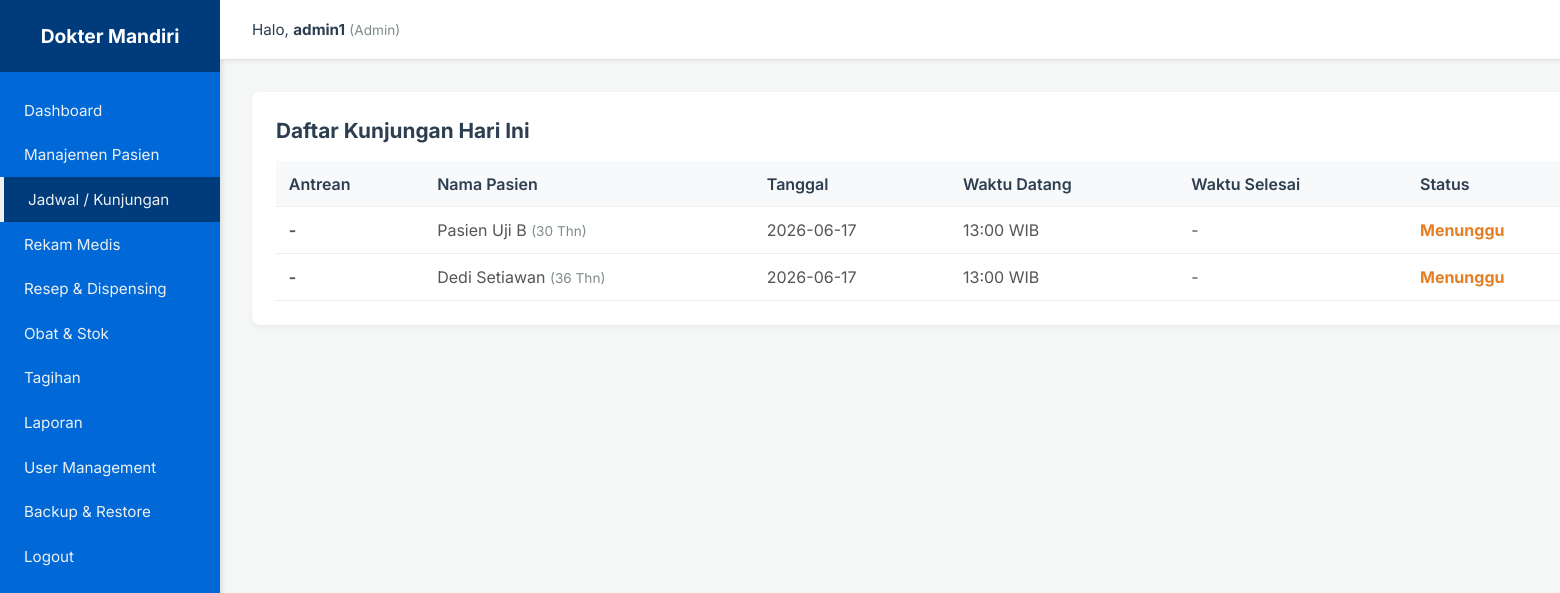
The page /klinik-mandiri/views/kunjungan.php (signed in) on the database its author committed.
### tables this page shows
CREATE TABLE Kunjungan (
    visit_id INT PRIMARY KEY AUTO_INCREMENT,
    tgl_kunjungan DATE NOT NULL,
    jenis_layanan VARCHAR(50),
    antrian_no INT,
    waktu_datang DATETIME,
    waktu_selesai DATETIME,
    status VARCHAR(50),
    patient_id INT NOT NULL,
    doctor_id INT,
    FOREIGN KEY (patient_id) REFERENCES Pasien(patient_id) ON DELETE CASCADE,
    FOREIGN KEY (doctor_id) REFERENCES Dokter(doctor_id) ON DELETE SET NULL
);

CREATE TABLE Pasien (
    patient_id INT PRIMARY KEY AUTO_INCREMENT,
    nik VARCHAR(16) UNIQUE NOT NULL,
    nama VARCHAR(100) NOT NULL,
    tgl_lahir DATE NOT NULL,
    jenis_kelamin ENUM('L', 'P') NOT NULL,
    alamat TEXT,
    no_telpon VARCHAR(20),
    email VARCHAR(100),
    kontak_darurat VARCHAR(50),
    asuransi_id VARCHAR(50),

    CONSTRAINT chk_nik
    CHECK (CHAR_LENGTH(nik)=16)
);

### klinik-mandiri/views/kunjungan.php (the view, shortened to what this page needs)
<?php
$role_aktif = isset($_SESSION['role']) ? $_SESSION['role'] : 'Pengguna';
include '../config/koneksi.php';
$db = isset($koneksi) ? $koneksi : $GLOBALS['koneksi'];
$daftar_kunjungan = [];
try {
    if (isset($db)) {
        $query = $db->prepare("SELECT
                                    k.visit_id,
                                    k.antrian_no AS nomor_antrean,
                                    p.nama AS nama_lengkap,
                                    DATE_FORMAT(k.waktu_datang, '%H:%i') AS waktu_datang,
                                    k.status,
                                    k.tgl_kunjungan,
                                    DATE_FORMAT(k.waktu_selesai, '%H:%i') AS waktu_selesai,
                                    fn_hitung_usia(k.patient_id) AS usia
                                FROM Kunjungan k
                                JOIN Pasien p ON k.patient_id = p.patient_id
                                WHERE k.tgl_kunjungan = CURDATE()
                                ORDER BY k.antrian_no ASC");
        $query->execute();
        $daftar_kunjungan = $query->fetchAll(PDO::FETCH_ASSOC);
    }
} catch (PDOException $e) {
    error_log("Database Error pada kunjungan.php: " . $e->getMessage());
    $error_message = "Gagal memuat daftar kunjungan hari ini.";
    $daftar_kunjungan = [];
}
?>
<!DOCTYPE html>
<html lang="id">
<head>
    <link rel="stylesheet" href="../assets/style.css">
</head>
<body>
    <div class="app-container">
        <aside class="sidebar">
            <div class="sidebar-header">Dokter Mandiri</div>
            <ul class="sidebar-menu">
                <li><a href="dashboard.php">Dashboard</a></li>
                <li><a href="pasien.php">Manajemen Pasien</a></li>
                <li><a href="kunjungan.php" class="active">Jadwal / Kunjungan</a></li>
                <?php if($role_aktif == 'Admin' || $role_aktif == 'Dokter'): ?>
                    <li><a href="rekam_medis.php">Rekam Medis</a></li>
                    <li><a href="resep.php">Resep & Dispensing</a></li>
                <?php endif; ?>
                <?php if($role_aktif == 'Admin' || $role_aktif == 'Apoteker'): ?>
                    <li><a href="obat.php">Obat & Stok</a></li>
                <?php endif; ?>
                <?php if($role_aktif == 'Admin' || $role_aktif == 'Resepsionis'): ?>
                    <li><a href="tagihan.php">Tagihan</a></li>
                <?php endif; ?>
                <li><a href="laporan.php">Laporan</a></li>
                <?php if($role_aktif == 'Admin'): ?>
                    <li><a href="users.php">User Management</a></li>
                    <li><a href="utility.php">Backup & Restore</a></li>
                <?php endif; ?>
                <li><a href="#" onclick="logout(); return false;">Logout</a></li>
            </ul>
        </aside>
        <div class="main-content">
            <header class="topbar">
                <div>Halo, <strong id="userDisplay"><?= htmlspecialchars($_SESSION['username']); ?></strong> <span style="font-size: 0.85rem; color: #7f8c8d;">(<?= htmlspecialchars($role_aktif); ?>)</span></div>
            </header>
            <main class="content-area">
                <div class="table-container patient-scroll-box">
                    <div class="table-header">
                        <h2>Daftar Kunjungan Hari Ini</h2>
                    </div>
                    <table>
                        <thead>
                            <tr>
                                <th>Antrean</th>
                                <th>Nama Pasien</th>
                                <th>Tanggal</th>
                                <th>Waktu Datang</th>
                                <th>Waktu Selesai</th>
                                <th>Status</th>
                            </tr>
                        </thead>
                        <tbody>
                            <?php if (!empty($daftar_kunjungan)): ?>
                                <?php foreach ($daftar_kunjungan as $kunj): ?>
                                    <tr>
                                        <td><strong><?= htmlspecialchars($kunj['nomor_antrean'] ?? '-'); ?></strong></td>
                                        <td>
                                            <?= htmlspecialchars($kunj['nama_lengkap']); ?>
                                            <span style="font-size: 0.85rem; color: #7f8c8d;">(<?= htmlspecialchars($kunj['usia'] ?? '0'); ?> Thn)</span>
                                        </td>
                                        <td><?= htmlspecialchars($kunj['tgl_kunjungan'] ?? '-'); ?></td>
                                        <td><?= htmlspecialchars($kunj['waktu_datang'] ?? '--:--'); ?> WIB</td>
                                        <td><?= !empty($kunj['waktu_selesai']) ? htmlspecialchars($kunj['waktu_selesai']) . ' WIB' : '-'; ?></td>
                                        <td>
                                            <?php if (in_array($kunj['status'], ['Selesai', 'Selesai Diperiksa'])): ?>
                                                <span style="color: #27ae60; font-weight: bold;"><?= htmlspecialchars($kunj['status']); ?></span>
                                            <?php elseif ($kunj['status'] === 'Batal'): ?>
                                                <span style="color: #c0392b; font-weight: bold;"><?= htmlspecialchars($kunj['status']); ?></span>
                                            <?php else: ?>
                                                <span style="color: #e67e22; font-weight: bold;"><?= htmlspecialchars($kunj['status']); ?></span>
                                            <?php endif; ?>
                                        </td>
                                    </tr>
                                <?php endforeach; ?>
                            <?php endif; ?>
                        </tbody>
                    </table>
                </div>
            </main>
        </div>
    </div>
</body>
</html>

### klinik-mandiri/assets/style.css (style rules this page uses)
* { margin: 0; padding: 0; box-sizing: border-box; font-family: 'Inter', sans-serif; }
body { background-color: #f4f7f6; color: #333; }
.app-container { display: flex; min-height: 100vh; }
.sidebar { width: 220px; background-color: #0068d7; color: #fff; display: flex; flex-direction: column; box-shadow: 2px 0 5px rgba(0, 0, 0, 0.1); }
.sidebar-header { padding: 1.5rem; background-color: #003c7c; text-align: center; font-weight: bold; font-size: 1.2rem; }
.sidebar-menu { list-style: none; padding: 1rem 0; overflow-y: auto; }
.sidebar-menu li a { color: #ecf0f1; text-decoration: none; padding: 0.8rem 1.5rem; display: block; transition: 0.2s; font-size: 0.95rem; }
.sidebar-menu li a:hover, .sidebar-menu li a.active { background-color: #003c7c; border-left: 4px solid #ecf0f1; padding-left: 1.5rem; }
.main-content { flex: 1; display: flex; flex-direction: column; }
.topbar { background-color: #fff; height: 60px; display: flex; justify-content: space-between; align-items: center; padding: 0 2rem; box-shadow: 0 2px 4px rgba(0,0,0,0.05); border-bottom: 1px solid #e0e0e0; }
.topbar div { font-size: 0.95rem; color: #2c3e50; }
.content-area { padding: 2rem; flex: 1; overflow-y: auto; }
.table-container { background: #fff; padding: 1.5rem; border-radius: 8px; box-shadow: 0 2px 5px rgba(0,0,0,0.05); margin-bottom: 1.5rem; }
.table-header { display: flex; justify-content: space-between; align-items: center; margin-bottom: 1rem; }
.table-header h2 { font-size: 1.3rem; color: #2c3e50; }
table { width: 100%; border-collapse: collapse; }
table th, table td { padding: 0.8rem; text-align: left; border-bottom: 1px solid #eee; }
table th { background-color: #f8f9fa; font-weight: 600; color: #2c3e50; }
table td { color: #555; }
.patient-scroll-box { width: 100%; max-width: 100%; overflow-x: auto; overflow-y: hidden; }
.patient-scroll-box table { width: max-content; min-width: 1600px; }
.sidebar { min-width: 220px; width: 220px; flex-shrink: 0; }

### rows shown on the page
kunjungan: antrian_no "-", patient.nama "Pasien Uji B", usia "30", tgl_kunjungan "2026-06-17", waktu_datang "13:00", status "Menunggu"
kunjungan: antrian_no "-", patient.nama "Dedi Setiawan", usia "36", tgl_kunjungan "2026-06-17", waktu_datang "13:00", status "Menunggu"

### other values the page prints
$_SESSION['username'] "admin1"
$role_aktif "Admin"
